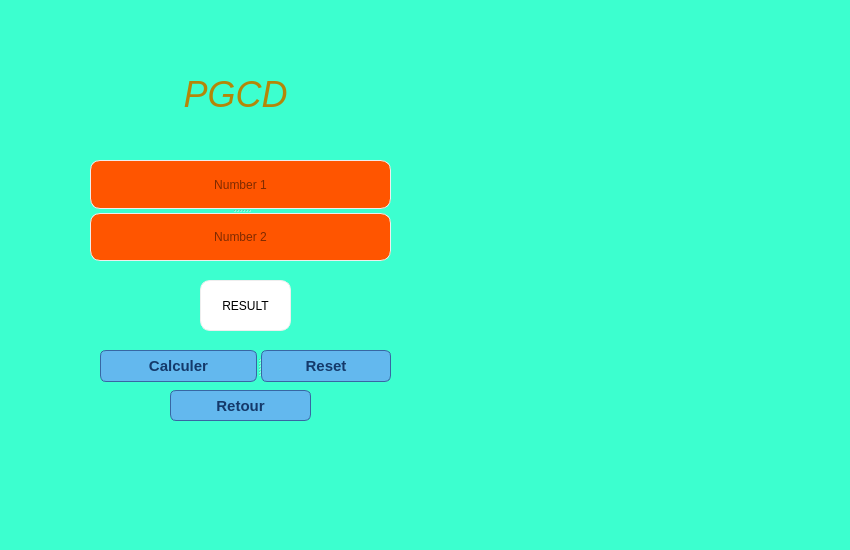
<?xml version="1.0" encoding="UTF-8"?>
<ui version="4.0">
 <class>Form</class>
 <widget class="QWidget" name="Form">
  <property name="geometry">
   <rect>
    <x>0</x>
    <y>0</y>
    <width>850</width>
    <height>550</height>
   </rect>
  </property>
  <property name="minimumSize">
   <size>
    <width>850</width>
    <height>550</height>
   </size>
  </property>
  <property name="maximumSize">
   <size>
    <width>850</width>
    <height>550</height>
   </size>
  </property>
  <property name="windowTitle">
   <string>PGCD</string>
  </property>
  <property name="windowIcon">
   <iconset>
    <normaloff>img/icons8-calculator-96.png</normaloff>img/icons8-calculator-96.png</iconset>
  </property>
  <property name="styleSheet">
   <string notr="true">background-color: rgb(60, 255, 207);</string>
  </property>
  <widget class="QLabel" name="label">
   <property name="geometry">
    <rect>
     <x>390</x>
     <y>40</y>
     <width>471</width>
     <height>431</height>
    </rect>
   </property>
   <property name="text">
    <string/>
   </property>
   <property name="pixmap">
    <pixmap>img/flame-no-connection.png</pixmap>
   </property>
   <property name="scaledContents">
    <bool>true</bool>
   </property>
   <property name="alignment">
    <set>Qt::AlignCenter</set>
   </property>
  </widget>
  <widget class="QLabel" name="label_2">
   <property name="geometry">
    <rect>
     <x>140</x>
     <y>60</y>
     <width>191</width>
     <height>81</height>
    </rect>
   </property>
   <property name="styleSheet">
    <string notr="true">color: #b48608; font-family: 'Droid serif', serif; font-size: 36px; font-weight: 400; font-style: italic; line-height: 44px; margin: 0 0 12px; text-align: center;</string>
   </property>
   <property name="text">
    <string>PGCD</string>
   </property>
   <property name="alignment">
    <set>Qt::AlignCenter</set>
   </property>
  </widget>
  <widget class="QPushButton" name="menu">
   <property name="geometry">
    <rect>
     <x>170</x>
     <y>390</y>
     <width>141</width>
     <height>31</height>
    </rect>
   </property>
   <property name="styleSheet">
    <string notr="true">QPushButton{
box-shadow:inset 0px 1px 0px 0px #bee2f9;
	background:linear-gradient(to bottom, #63b8ee 5%, #468ccf 100%);
	background-color:#63b8ee;
	border-radius:6px;
	border:1px solid #3866a3;
	display:inline-block;
	cursor:pointer;
	color:#14396a;
	font-family:Arial;
	font-size:15px;
	font-weight:bold;
	padding:6px 24px;
	text-decoration:none;
	text-shadow:0px 1px 0px #7cacde;
}
QPushButton:hover{
background:linear-gradient(to bottom, #468ccf 5%, #63b8ee 100%);
	background-color:#468ccf;
}
QPushButton:active{
position:relative;
	top:1px;
}</string>
   </property>
   <property name="text">
    <string>Retour</string>
   </property>
  </widget>
  <widget class="QLabel" name="res">
   <property name="geometry">
    <rect>
     <x>200</x>
     <y>280</y>
     <width>91</width>
     <height>51</height>
    </rect>
   </property>
   <property name="styleSheet">
    <string notr="true">font: 75 14pt &quot;Microsoft Tai Le&quot;;
border-radius:10px;
 border: 1px solid #eee;
background-color: rgb(255, 255, 255);</string>
   </property>
   <property name="text">
    <string>RESULT</string>
   </property>
   <property name="alignment">
    <set>Qt::AlignCenter</set>
   </property>
  </widget>
  <widget class="QSplitter" name="splitter">
   <property name="geometry">
    <rect>
     <x>100</x>
     <y>350</y>
     <width>291</width>
     <height>32</height>
    </rect>
   </property>
   <property name="orientation">
    <enum>Qt::Horizontal</enum>
   </property>
   <widget class="QPushButton" name="clc">
    <property name="styleSheet">
     <string notr="true">QPushButton{
box-shadow:inset 0px 1px 0px 0px #bee2f9;
	background:linear-gradient(to bottom, #63b8ee 5%, #468ccf 100%);
	background-color:#63b8ee;
	border-radius:6px;
	border:1px solid #3866a3;
	display:inline-block;
	cursor:pointer;
	color:#14396a;
	font-family:Arial;
	font-size:15px;
	font-weight:bold;
	padding:6px 24px;
	text-decoration:none;
	text-shadow:0px 1px 0px #7cacde;
}
QPushButton:hover{
background:linear-gradient(to bottom, #468ccf 5%, #63b8ee 100%);
	background-color:#468ccf;
}
QPushButton:active{
position:relative;
	top:1px;
}</string>
    </property>
    <property name="text">
     <string>Calculer</string>
    </property>
   </widget>
   <widget class="QPushButton" name="unn">
    <property name="styleSheet">
     <string notr="true">QPushButton{
box-shadow:inset 0px 1px 0px 0px #bee2f9;
	background:linear-gradient(to bottom, #63b8ee 5%, #468ccf 100%);
	background-color:#63b8ee;
	border-radius:6px;
	border:1px solid #3866a3;
	display:inline-block;
	cursor:pointer;
	color:#14396a;
	font-family:Arial;
	font-size:15px;
	font-weight:bold;
	padding:6px 24px;
	text-decoration:none;
	text-shadow:0px 1px 0px #7cacde;
}
QPushButton:hover{
background:linear-gradient(to bottom, #468ccf 5%, #63b8ee 100%);
	background-color:#468ccf;
}
QPushButton:active{
position:relative;
	top:1px;
}</string>
    </property>
    <property name="text">
     <string>Reset</string>
    </property>
   </widget>
  </widget>
  <widget class="QSplitter" name="splitter_2">
   <property name="geometry">
    <rect>
     <x>90</x>
     <y>160</y>
     <width>301</width>
     <height>101</height>
    </rect>
   </property>
   <property name="orientation">
    <enum>Qt::Vertical</enum>
   </property>
   <widget class="QLineEdit" name="nb1">
    <property name="styleSheet">
     <string notr="true">QLineEdit{
	font: 75 15pt &quot;MS Sans Serif&quot;;
	background-color: rgb(0, 255, 127);
	background-color: rgb(255, 85, 0);
	color: rgb(0, 0, 0);
	border-radius:10px;
  border: 1px solid #eee;
  transition: .3s border-color;
}
QLineEdit:hover{
	  border: 1px solid #aaa;

}</string>
    </property>
    <property name="alignment">
     <set>Qt::AlignCenter</set>
    </property>
    <property name="placeholderText">
     <string>Number 1</string>
    </property>
   </widget>
   <widget class="QLineEdit" name="nb2">
    <property name="styleSheet">
     <string notr="true">QLineEdit{
	font: 75 15pt &quot;MS Sans Serif&quot;;
	background-color: rgb(0, 255, 127);
	background-color: rgb(255, 85, 0);
	color: rgb(0, 0, 0);
	border-radius:10px;
  border: 1px solid #eee;
  transition: .3s border-color;
}
QLineEdit:hover{
	  border: 1px solid #aaa;

}</string>
    </property>
    <property name="alignment">
     <set>Qt::AlignCenter</set>
    </property>
    <property name="placeholderText">
     <string>Number 2</string>
    </property>
   </widget>
  </widget>
 </widget>
 <resources>
  <include location="img/sourcne.qrc"/>
 </resources>
 <connections/>
</ui>
